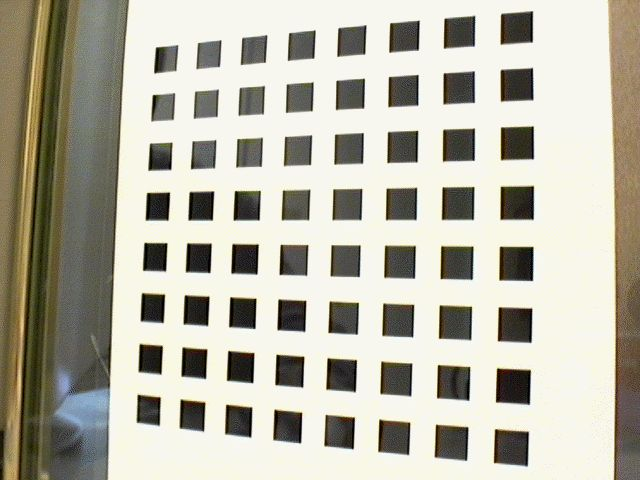
#> input picture P2/datos-T2/Tablero1.jpg, 640 x 480 px; the run also reads 5 pictures not shown here
$ jupyter execute --allow-errors 'Visión por Computador - Práctica 2.ipynb'
#> lines starting #> are read from the running program, lines starting #| are printed output that depends on the picture
### funciones.py
#! /usr/bin/env python
# -*- coding: utf-8 -*-

########################################################################################################################
# Visión por computador - Universidad de Granada
# Curso 2016/2017
# Alumna: Marta Gómez Macías
# Profesor: Nicolás Perez de la Blanca Capilla
########################################################################################################################

from math import floor, exp, ceil
from random import sample
import numpy as np
import cv2
from operator import attrgetter

########################################################################################################################
#                                              PRÁCTICA 1                                                              #
########################################################################################################################
# función gaussiana para la máscara
kernel = lambda x, sigma: exp(-0.5 * ((x*x)/(sigma*sigma)))
# index_img_name = 18

# [7 lines left out: function mostrar, not called in this run]

# Función para calcular la máscara/kernel
def my_getGaussianKernel(sigma):
    # El tamaño de la máscara depende de sigma. Aplicando la estadística báisca,
    # llegamos a que lo óptimo es tomar 3sigma por cada lado. Por lo que el
    # tamaño de la máscara será 6sigma + 1
    mascara = np.arange(-floor(3*sigma),floor(3*sigma + 1))
    # aplicamos la gaussiana a la máscara
    mascara = np.array([kernel(m, sigma) for m in mascara])
    # y la devolvemos normalizada
    return np.divide(mascara, np.sum(mascara))


# Función para darle a la imagen un borde negro ----  BORDER_CONSTANT: iiiiii | abcdefgh | iiiiiii
def black_border(src, space):
    # creamos una imagen negra
    if len(src.shape) == 3:
        img_borde = np.zeros((src.shape[0]+space*2, src.shape[1]+space*2,3), np.uint8)
    else:
        img_borde = np.zeros((src.shape[0] + space * 2, src.shape[1] + space * 2), np.uint8)
    dims = img_borde.shape
    # copiamos en el centro la imagen original
    img_borde[space:dims[0]-space, space:dims[1]-space] = src#.copy(order='F')
    return img_borde

# Función para darle a la imagen un borde ------- BORDER_REPLICATE: aaaaaa | abcdefgh | hhhhhhh
def replicate_border(src, space):
    # le añadimos un borde negro a la imagen
    img_borde = black_border(src,space)
    # cambiamos ese borde negro por una copia del último píxel. Primero por filas
    dims = src.shape
    for fila in range(dims[0]):
        img_borde[space+fila,0:space] = src[fila, 0]
        img_borde[space+fila,dims[1]+space:dims[1]+2*space] = src[fila,dims[1]-1]
    # después, por columnas
    for columna in range(dims[1]):
        img_borde[0:space,columna+space] = src[0,columna]
        img_borde[dims[0]+space:dims[0]+2*space,space+columna] = src[dims[0]-1,columna]
    return img_borde

# Función para reflejar la imagen ----- BORDER_REFLECT: fedcba | abcdefgh | hgfedcb
def reflect_border(src,space):
    # le añadimos un borde negro a la imagen
    img_borde = black_border(src,space)
    # cambiamos ese borde negro por copias de los space primeros píxeles de la imagen
    dims = src.shape
    for fila in range(dims[0]):
        to_copy_left = np.array(src[fila, 0:space])
        img_borde[space + fila, 0:space] = to_copy_left[::-1]
        to_copy_right = src[fila, dims[1]-space-1:dims[1] - 1]
        img_borde[space + fila, dims[1] + space:dims[1] + 2 * space] = to_copy_right[::-1]

    for columna in range(dims[1]):
        to_copy_left = np.array(src[0:space, columna])
        img_borde[0:space, columna + space] = to_copy_left[::-1]
        to_copy_right = np.array(src[dims[0]-space-1:dims[0] - 1, columna])
        img_borde[dims[0] + space:dims[0] + 2 * space, space + columna] = to_copy_right[::-1]
    return img_borde

# Función para reflejar la imagen -----  BORDER_REFLECT_101: gfedcb | abcdefgh| gfedcba
def reflect_101_border(src,space):
    # le añadimos un borde negro a la imagen
    img_borde = black_border(src,space)
    # cambiamos ese borde por los space+1 primeros píxeles de la imagen, sin contar el primero de todos
    dims = src.shape
    for fila in range(dims[0]):
        to_copy_left = np.array(src[fila, 1:space+1])
        img_borde[space + fila, 0:space] = to_copy_left[::-1]
        to_copy_right = src[fila, dims[1]-space-2:dims[1] - 2]
        img_borde[space + fila, dims[1] + space:dims[1] + 2 * space] = to_copy_right[::-1]

    for columna in range(dims[1]):
        to_copy_left = np.array(src[1:space+1, columna])
        img_borde[0:space, columna + space] = to_copy_left[::-1]
        to_copy_right = np.array(src[dims[0]-space-2:dims[0] - 2, columna])
        img_borde[dims[0] + space:dims[0] + 2 * space, space + columna] = to_copy_right[::-1]
    return img_borde

# Función que continua el borde que la imagen deja por el lado contrario ---  BORDER_WRAP: cdefgh | abcdefgh | abcdefg
def wrap_border(src,space):
    # le añadimos un borde negro a la imagen
    img_borde = black_border(src, space)
    # cambiamos ese borde negro por copias de los space primeros píxeles de la imagen
    dims = src.shape
    for fila in range(dims[0]):
        to_copy_left = np.array(src[fila, 0:space])
        to_copy_right = src[fila, dims[1] - space - 1:dims[1] - 1]
        img_borde[space + fila, 0:space] = to_copy_right[::-1]
        img_borde[space + fila, dims[1] + space:dims[1] + 2 * space] = to_copy_left[::-1]

    for columna in range(dims[1]):
        to_copy_left = np.array(src[0:space, columna])
        to_copy_right = np.array(src[dims[0] - space - 1:dims[0] - 1, columna])
        img_borde[0:space, columna + space] = to_copy_right[::-1]
        img_borde[dims[0] + space:dims[0] + 2 * space, space + columna] = to_copy_left[::-1]
    return img_borde

# Función para añadir borde a una imagen
def my_copyMakeBorder(src, space, borderType):
    return {
        'black':black_border(src, space),
        'replicate':replicate_border(src,space),
        'reflect':reflect_border(src,space),
        'reflect_101':reflect_101_border(src,space),
        'wrap':wrap_border(src,space)
    }.get(borderType)

# Función para aplicar el kernel a un trocito de imagen
apply_kernel = lambda original, kernel: np.sum(original * kernel)

# Función para aplicar la máscara 1D a una imagen con más de un canal
def my_filter2D(src, kernel, borderType, ejex=True, ejey=True):
    # en primer lugar comprobamos si la imagen es en color o en blanco y negro
    if len(src.shape) == 3:
        # si es en color, debemos separar sus canales
        canales = cv2.split(src)
        # y aplicar sobre cada uno de ellos el filtro
        for i in range(len(canales)):
            canales[i] = my_filter2D_onechannel(src=canales[i], kernel=kernel, borderType=borderType, ejex=ejex, ejey=ejey)
        # una vez hecho esto, los volvemos a juntar con merge
        img = cv2.merge(canales)
    else:
        # si solo tiene un canal, aplicamos directamente el filtro
        img = my_filter2D_onechannel(src=src, kernel=kernel, borderType=borderType, ejex=ejex, ejey=ejey)
    return img

# Función para aplicar la máscara 1D a un canal de la imagen
def my_filter2D_onechannel(src, kernel, borderType, ejex, ejey):
    mitad_mascara = floor(kernel.size/2)
    # En primer lugar, añadimos bordes a la imagen
    img_bordes = my_copyMakeBorder(src=src, space=mitad_mascara, borderType=borderType).astype(np.float64)
    # img_bordes = cv2.copyMakeBorder(src=src, top=mitad_mascara, bottom=mitad_mascara, left=mitad_mascara,
    #                                 right=mitad_mascara, borderType=borderType)
    img_aux = np.ones(img_bordes.shape, np.float32)*255
    # Después, aplicamos el kernel a cada trocito
    if ejex:
        for j in range(mitad_mascara, img_bordes.shape[0]-mitad_mascara):
            for i in range(mitad_mascara,img_bordes.shape[1]-mitad_mascara):
                img_aux[j,i] = apply_kernel(img_bordes[j,i-mitad_mascara:i+1+mitad_mascara], kernel)
        img_bordes = img_aux.copy(order='F')
        img_aux = np.ones(img_bordes.shape, np.float32)*255

    if ejey:
        for j in range(mitad_mascara, img_bordes.shape[1]-mitad_mascara):
            for i in range(mitad_mascara,img_bordes.shape[0]-mitad_mascara):
                img_aux[i,j] = apply_kernel(img_bordes[i-mitad_mascara:i+1+mitad_mascara,j], kernel)
        img_bordes = img_aux.copy(order='F')
    # Devolvemos la imagen con el filtro aplicado
    return img_bordes[mitad_mascara:-mitad_mascara, mitad_mascara:-mitad_mascara]

# def make_collage(lista_imagenes, lista_texto, space=450):
# [39 lines left out: functions make_collage, hybrid, not called in this run]

# Función para redimensionar una imagen 1/scala de su tamaño.
def resize(img, scale, sigma=2):
    # Para hacer un buen redimensionado. Debemos primero aplicar un filtro gaussiano a la imagen y después quedarnos con
    # las filas/columnas %scale. Por ejemplo si scale=2, sólo nos quedaríamos con las pares (una sí, una no, ....).
    img_blur = my_filter2D(src=img, kernel=my_getGaussianKernel(sigma),borderType='replicate')
    # una vez desenfocada la imagen, creamos una nueva imagen para guardarla y nos quedamos con las filas/columnas %scale
    img_little = img_blur[range(0,img_blur.shape[0],scale)]
    img_little = img_little[:,range(0,img_blur.shape[1],scale)]

    return img_little

# Función para hacer un collage tipo pirámide gaussiana
def piramide_gaussiana(img, scale=5, sigma=2, return_canvas=True):
    # el tamaño del canvas debe ser ancho_img_original + 0.5*ancho_img_original x altura_img_original
    little = img
    if return_canvas:
        dims = img.shape
        if len(dims) == 3:
            piramide = np.ones((dims[0],dims[1]+floor(dims[1] * 0.5),3),np.uint8)*255
        else:
            piramide = np.ones((dims[0], dims[1] + floor(dims[1] * 0.5)),np.uint8) * 255

        # colocamos la primera imagen en tamaño original
        piramide[0:dims[0],0:dims[1]] = little
        # calculamos el lugar donde poner la segunda
        start_height = 0
        end_height = ceil(dims[0]/2)
        start_width = dims[1]   # este lugar será igual para todas las imágenes
        start_width -= 1
    else:
        pyramid_list = []
        pyramid_list.append(little)

    for i in range(2,scale+1):
        # calculamos la i-esima imagen
        little = resize(img=little, scale=2, sigma=sigma)
        # guardamos sus medidas
        dims = little.shape
        if return_canvas:
            # la colocamos en el sitio calculado
            piramide[start_height:end_height,start_width:start_width+dims[1]] = little
            # calculamos dónde colocar la siguiente imagen
            start_height = end_height
            end_height = ceil(dims[0]/2) + start_height
        else:
            pyramid_list.append(little)

    if return_canvas:
        return piramide
    else:
        return pyramid_list

########################################################################################################################
#                                              PRÁCTICA 2                                                              #
########################################################################################################################
# Función que implementa el criterio de Harris: det(M) - k * trace(M)
# este criterio también se puede expresar como: lamba1*lambda2 / (lambda1+lambda2)^2 = det(M)/trace(M)^2
criterio_harris = lambda lambda1, lambda2, k=0.04: lambda1*lambda2 - k*((lambda1+lambda2)**2)

# función que tomando como entrada los valores de un entorno nos indica si el valor del centro es máximo local.
# Estamos presuponiendo una ventana 2D con un número impar de dimensiones (3x3, 5x5, etc)
is_localmax_center = lambda entorno: np.argmax(entorno) == floor((entorno.shape[0]*entorno.shape[1])/2)

# función que pone en negro todos los píxeles de un entorno menos el central
def put_zero_least_center(img, window_size, i, j):
    img[i-window_size:i+window_size+1, j-window_size:j+window_size+1] = 0
    img[i,j] = 255

# función que dada una matriz de harris y un umbral, devuelve una imagen binaria donde los puntos blancos son los que
# superan dicho umbral
binary_harris = lambda matriz, umbral: (matriz >= umbral) * 255

# función que dibuja circulos en la imagen original
# [284 lines left out: functions draw_circle_on_corners, create_binary_harris, remove_local_maxima, get_best_harris, Harris, refina_Harris and 8 more, not called in this run]

# función que dado un punto del mundo calcula sus coordenadas de proyección de la cámara.
# Debemos añadirle al punto x un elemento 1 para poder multiplicarlo por la matriz cámara.
camera_projection = lambda x, P: P.dot(np.hstack((x,[1])))

# Proyectar el conjunto de puntos del mundo con la cámara simulada y obtener las coordenadas píxel de su proyección
# [58 lines left out: functions proyecta_puntos_en_plano, norm_points, DLT, not called in this run]

# Estimación del error de la cámara estimada
def estima_error(orig, estimada):
    return np.linalg.norm(x=(orig - estimada), ord=None)

# Función para pintar los puntos proyectados por la cámara real y la estimada
# [267 lines left out: functions draw_points, find_valid_imgs, find_and_draw_chessboard_corners, calibrate, calibrate_undistort, make_descriptors and 12 more, not called in this run]

### P2/Visión por Computador - Práctica 2.ipynb
[cell 1]
# importación de librerías
from math import floor, exp, ceil
from random import sample
import numpy as np
import cv2
from matplotlib import pyplot as plt # necesario para mostrar imágenes en jupyter
# funciones de la práctica anterior necesarias
import sys
sys.path.append("/home/marta/Documentos/Facultad/Cuarto/VC/Practicas")
from funciones import kernel, my_getGaussianKernel, black_border, replicate_border, reflect_border, reflect_101_border,\
                      wrap_border, my_copyMakeBorder, my_filter2D, my_filter2D_onechannel, resize, piramide_gaussiana

# Ejercicio 1 - Detección de puntos Harris multiescala

## Apartado a - Extraer puntos Harris a distintas escalas

A continuación se muestra el proceso para calcular los puntos _Harris_.

En primer lugar, calculamos los autovalores de la imagen en cada escala, para ello, usamos la función `cornerEigenValsAndVecs` de _OpenCV_, que nos devuelve una imagen con seis canales ($\lambda_1$, $\lambda_2$, $x_1$, $y_1$, $x_2$, $y_2$), donde:

* $\lambda_1$ y $\lambda_2$ son los autovalores de $M$ no ordenados.

* $x_1$ e $y_1$ son los autovectores de $\lambda_1$

* $x_2$ e $y_2$ son los autovectores de $\lambda_2$

Para calcular los puntos Harris usando ___operador Harris___, sólo necesitamos los autovalores de la matriz $M$. Dicho criterio es:

$$ f = determinant(M) - k \cdot trace(M)^2 = \lambda_1 \lambda_2 - k \cdot (\lambda_1 + \lambda_2)^2 $$

donde $k$ es una constante cuyo valor recomendado es $k = 0,04$. Si hubiésemos querido evitar usar la constante $k$ podríamos haber usado este otro criterio:

$$ f = \frac{\lambda_1 \lambda_2}{\lambda_1 + \lambda_2} = \frac{determinant(M)}{trace(M)} $$

[cell 2]
# Función que implementa el criterio de Harris: det(M) - k * trace(M)
# este criterio también se puede expresar como: lamba1*lambda2 / (lambda1+lambda2)^2 = det(M)/trace(M)^2
criterio_harris = lambda lambda1, lambda2, k=0.04: lambda1*lambda2 - k*((lambda1+lambda2)**2)

Una vez tenemos el valor de _Harris_ de cada punto de la imagen, nos hacemos un pequeño filtro, para quedarnos con los puntos que dan un valor de _Harris_ más alto. Para hacer este filtro, creamos una imagen en color negro y ponemos en blanco los puntos cuyo valor de _Harris_ supera un determinado umbral, que dependerá de cada imagen. Para ello, usamos la función `binary_harris`:

[cell 3]
# función que dada una matriz de harris y un umbral, devuelve una imagen binaria donde los puntos blancos son los que
# superan dicho umbral
binary_harris = lambda matriz, umbral: (matriz >= umbral) * 255

Todo el proceso que llevamos hecho hasta ahora puede resumirse en la siguiente función. El resultado de esta función puede verse más adelante, como se aprecia, más que puntos hemos obtenido "zonas" con un alto valor de _Harris_. En cada zona, está el punto _Harris_ que buscamos y puntos que, al estar cerca de éste, tiene un valor de _Harris_ alto.

[cell 4]
def mostrar(imagen):
    if len(imagen.shape) == 3:
        img = cv2.cvtColor(imagen, cv2.COLOR_BGR2RGB)
        plt.imshow(img)
    else:
        img = imagen
        plt.imshow(img, cmap='Greys_r')

    plt.xticks([]), plt.yticks([])  # to hide tick values on X and Y axis
    plt.show()

def create_binary_harris(lista_escalas, umbral):
    # y para cada escala, usamos la función de OpenCV "cornerEigenValsAndVecs" para extraer los mapas de
    # auto-valores de la matriz Harris en cada píxel. Debemos tener en cuenta que esta función devuelve
    # 6 matrices (lambda1, lambda2, x1, y1, x2, y2) donde:
    #       * lambda1, lambda2 son los autovalores de M no ordenados
    #       * x1, y1 son los autovectores de lambda1
    #       * x2, y2 son los autovectores de lambda2
    scale_eigenvalues = []  # lista de matrices en el que guardar resultados
    for escala in lista_escalas:
        scale_eigenvalues.append(cv2.cornerEigenValsAndVecs(src=escala, blockSize=3, ksize=3))

    # una vez tenemos los autovalores de cada imagen, creamos una matriz por cada escala con el criterio de harris
    matrices_harris = []  # lista de matrices para guardar las matrices del criterio de harris para cada escala
    for escala in scale_eigenvalues:
        canales = cv2.split(escala)  # cornerEigenValsAndVecs devuelve una imagen con seis canales.
        matrices_harris.append(criterio_harris(lambda1=canales[0], lambda2=canales[1]))

    # inicializamos una lista de imágenes binarias a 255 si no supera un determinado umbral y a 255 si lo supera.
    # Una por escala.
    binaria = [binary_harris(escala, umbral) for escala in matrices_harris]

    return binaria, matrices_harris

img = cv2.imread('datos-T2/Tablero1.jpg', cv2.IMREAD_GRAYSCALE)
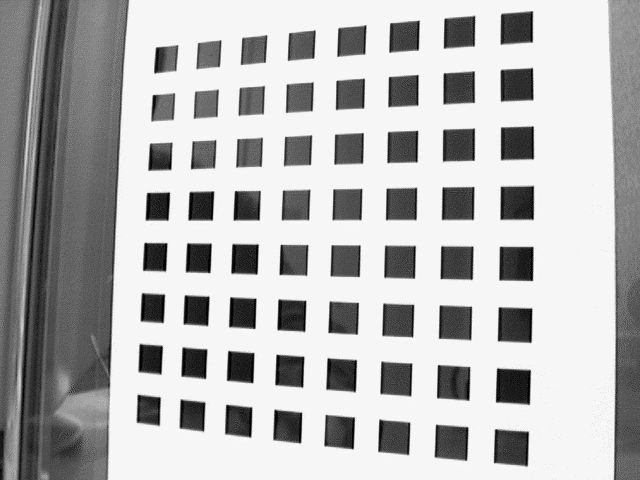
#> img: shape (480, 640); min 0, max 255, mean 180.3
escalas = piramide_gaussiana(img=img, scale=3, sigma=1, return_canvas=False)
#> the loop in piramide_gaussiana, `for i in range(2,scale+1):` made 2 passes
#> pass 1, in replicate_border, `img_borde = black_border(src,space)`:
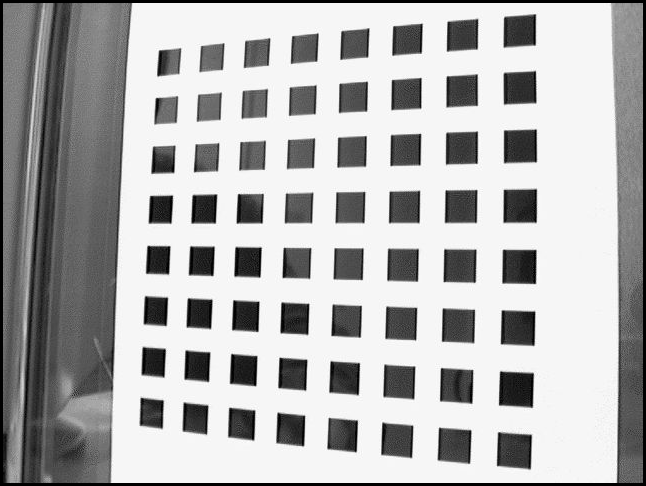
#> img_borde: shape (486, 646); min 0, max 255, mean 176.4
#> pass 1, in my_filter2D_onechannel, `img_bordes = my_copyMakeBorder(src=src, space=mitad_mascara, borderTyp..`:
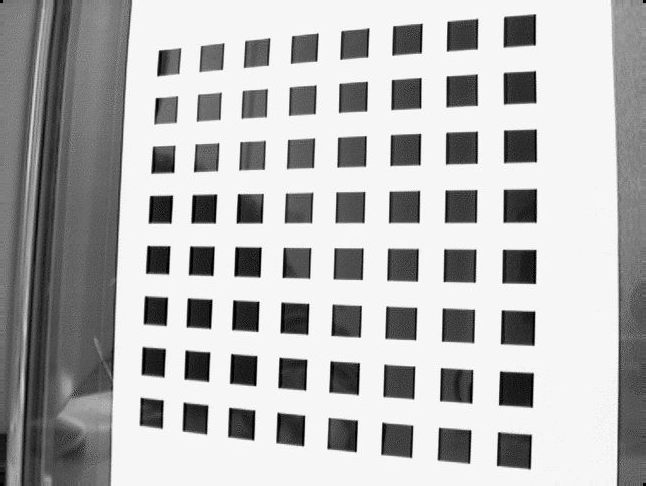
#> img_bordes: shape (486, 646) float64; min 0, max 255, mean 180.1
#> after the loop in piramide_gaussiana, `for i in range(2,scale+1):`:
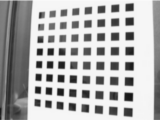
#> little: shape (120, 160) float32; min 22.51, max 249.5, mean 180.1
#> after the loop in piramide_gaussiana, `for i in range(2,scale+1):`: pyramid_list = 3 items
#> escalas = 3 items
binaria, matrices_harris = create_binary_harris(lista_escalas = escalas, umbral=0.00001)
#> the loop in create_binary_harris, `for escala in lista_escalas:` made 3 passes
#> the loop in create_binary_harris, `for escala in scale_eigenvalues:` made 3 passes
#> binaria = 3 items; matrices_harris = 3 items
mostrar(binaria[0])
#> in mostrar, `img = imagen`:
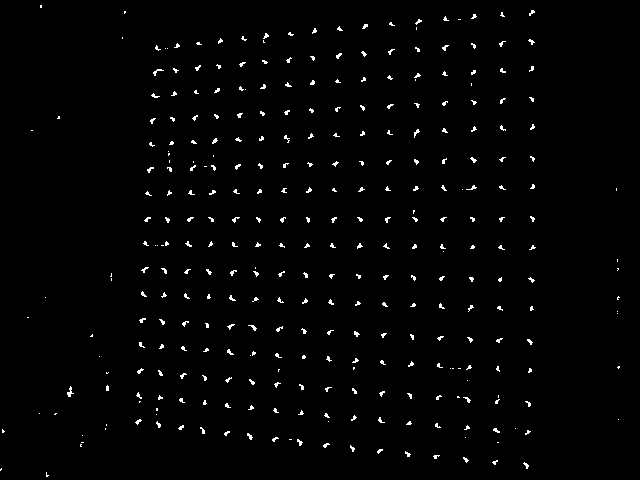
#> img: shape (480, 640) int64; 1.5% white in thin lines or dots

Para poder eliminar todos los _falsos máximos_ implementamos la ___supresión de no máximos locales___. En la cual recorremos la imagen binaria con una ventana, si el centro de la ventana es un píxel en blanco comprobamos si es máximo local (usando la función `is_localmax_center`), en caso positivo pintamos de negro todos los píxeles de la ventana menos el central (usando la función `put_zero_least_center`) y en caso negativo, pintamos el píxel central de negro.

[cell 5]
# función que tomando como entrada los valores de un entorno nos indica si el valor del centro es máximo local.
# Estamos presuponiendo una ventana 2D con un número impar de dimensiones (3x3, 5x5, etc)
is_localmax_center = lambda entorno: np.argmax(entorno) == floor((entorno.shape[0]*entorno.shape[1])/2)

# función que pone en negro todos los píxeles de un entorno menos el central
def put_zero_least_center(img, window_size, i, j):
    img[i-window_size:i+window_size+1, j-window_size:j+window_size+1] = 0
    img[i,j] = 255

def remove_local_maxima(binaria, matrices_harris, window_size, scale):
    # una vez tenemos nuestra imagen binaria, la recorremos preguntando para cada posición con valor 255 si
    # su correspondiente valor en la matriz de harris es máximo local o no.
    for escala in range(scale):
        # nos quedamos con los índices que superan el umbral
        harris_index = np.where(
            binaria[escala] == 255)  # where devuelve un vector con los índices fila y otro con las columnas
        # una vez tenemos esos indices, comprobamos si el valor de esa posición es máximo local o no
        for i in range(len(harris_index[0])):
            row = harris_index[0][i]
            col = harris_index[1][i]
            # comprobamos si el pixel row,col de la imagen binaria es máximo local
            if row >= window_size and col >= window_size and is_localmax_center(matrices_harris[escala] \
                                                                                        [
                                                                                row - window_size:row + window_size + 1,
                                                                                col - window_size:col + window_size + 1]):
                # si es máximo local, ponemos en negro a todos los píxeles de su entorno
                put_zero_least_center(binaria[escala], window_size, row, col)
            else:
                # si no lo es, ponemos el píxel a 0
                binaria[escala][row, col] = 0

remove_local_maxima(binaria=binaria, matrices_harris=matrices_harris, window_size=3, scale=1)
#> (the rest of the program and of its run is left out)
